Frame 1 (no input): blank canvas, image omitted
Frame 60 (the mouse pressed at the canvas centre just before this capture): blank canvas, image omitted
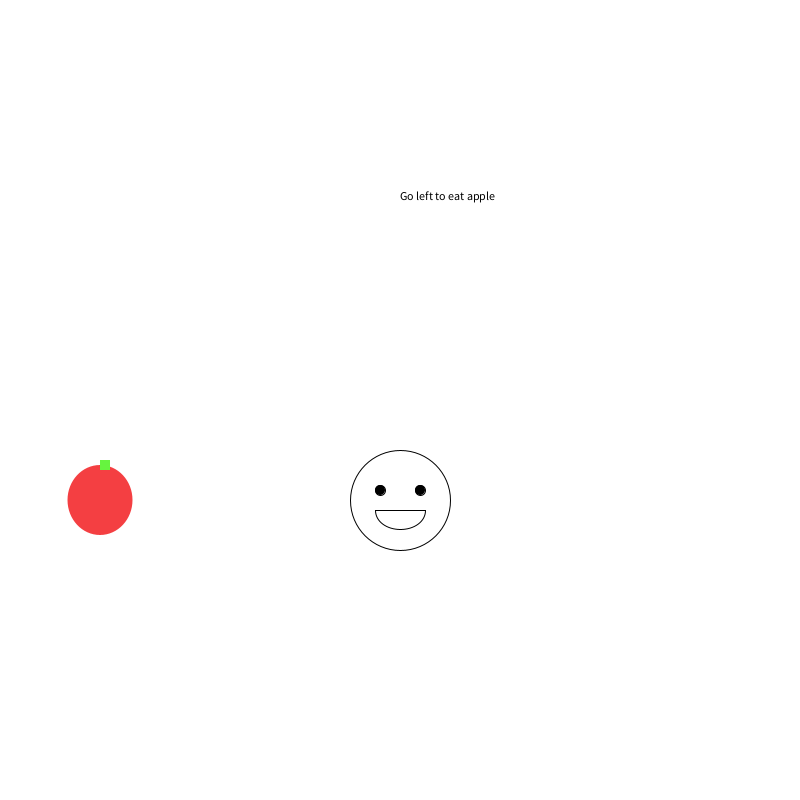
Frame 120 (the mouse held since frame 60 and released just before this capture)

The Processing sketch whose frames 1 and 60 were blank and that drew this single picture after the mouse press (run headless with seeded random() and noise(); from frame 60 on, the mouse is pressed at the canvas centre):

// Processing sketch: characterState_kellyk
// ── characterState_kellyk.pde
Particle p;
int state = 0;

void setup() {
  size(800, 800);
  p = new Particle();
}


void draw() {
  background(255);
  p.display();
  p.update();
}

 void changeState() {
    state++;
  }


class Particle {
int state;
int xpos;
int ypos;

Particle() {
  state = 0;
  xpos = 400;
  ypos = 500;
}
  void display() {
      switch (state) {
      case 0:
      fill(0);
      text("Press to begin", 400, 200);
      break;
      case 1:
      //character
      stroke(0);
      fill(255);
      ellipse(xpos, ypos, 100, 100);
      arc(xpos, 510, 50, 40, 0, 3.14, CHORD);
      fill(0);
      text("Go left to eat apple", 400, 200);
      ellipse (380, 490, 10, 10);
      ellipse (420, 490, 10, 10);
      //apple
      fill(244, 63, 66);
      noStroke();
      ellipse(100, ypos, 65, 70);
      fill(102, 244, 63);
      rect(100, 460, 10, 10);
      break;
      
      case 2:
      //character
      stroke(0);
      fill(255);
      ellipse(xpos - 300, ypos, 100, 100);
      arc(xpos - 300, 510, 50, 40, 0, 3.14, CHORD);
      fill(0);
      text("Go right to water your plant", 200, 200);
      ellipse (380 - 300, 490, 10, 10);
      ellipse (420 - 300, 490, 10, 10);
      break;
 
      case 3:
       //character
      stroke(0);
      fill(255);
      ellipse(xpos + 100, ypos, 100, 100);
      arc(xpos + 100, 510, 50, 40, 0, 3.14, CHORD);
      fill(0);
      ellipse (380 + 100, 490, 10, 10);
      ellipse (420 + 100, 490, 10, 10);
      //plant
      fill(102, 244, 63);
      line(xpos + 200, ypos + 50, xpos + 200, ypos - 50);
      noStroke();
      ellipse(600, ypos - 50, 65, 70);
      break;
      
      default:
      break;
}
      
      }
      void update() {
 
        switch (state) {
          case 0:
          //click to start moving
          if (mousePressed) {
            state = 1;
          }
          case 1:
          //go left to receive food
          if (key == CODED) {
            if (keyCode == LEFT) {
            state = 2;
          }
          }
          case 2: 
          //go right, plant grows
          if (key == CODED) {
            if (keyCode == RIGHT) {
              state = 3;
            }
            break;        
      }

      }
}
}
